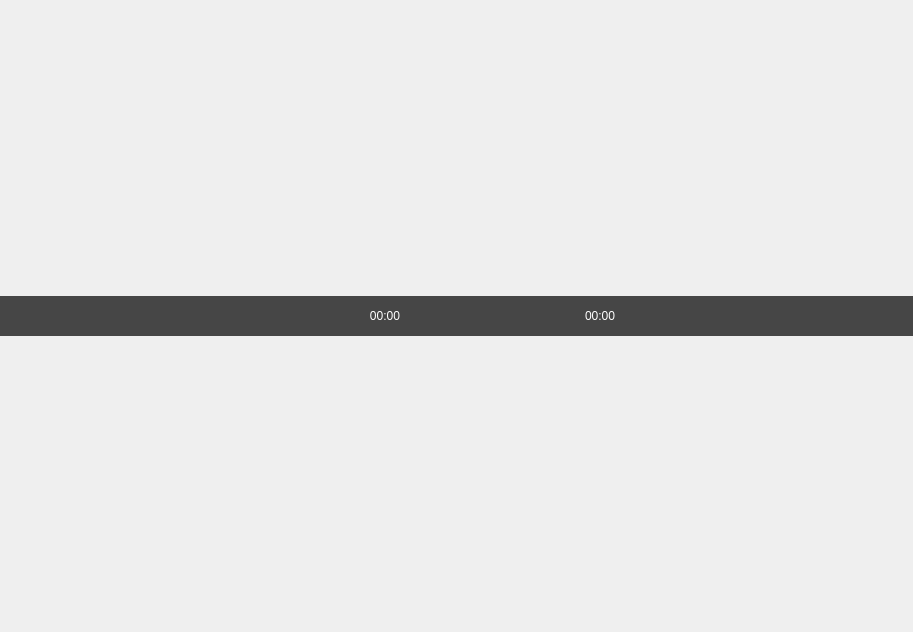
<?xml version="1.0" encoding="UTF-8"?>
<ui version="4.0">
 <class>Player</class>
 <widget class="QMainWindow" name="Player">
  <property name="geometry">
   <rect>
    <x>0</x>
    <y>0</y>
    <width>913</width>
    <height>632</height>
   </rect>
  </property>
  <property name="windowTitle">
   <string>视频播放器</string>
  </property>
  <widget class="QWidget" name="centralwidget">
   <layout class="QVBoxLayout" name="verticalLayout">
    <property name="spacing">
     <number>0</number>
    </property>
    <property name="leftMargin">
     <number>0</number>
    </property>
    <property name="topMargin">
     <number>0</number>
    </property>
    <property name="rightMargin">
     <number>0</number>
    </property>
    <property name="bottomMargin">
     <number>0</number>
    </property>
    <item>
     <layout class="QVBoxLayout" name="videoLayout">
      <property name="spacing">
       <number>0</number>
      </property>
      <property name="bottomMargin">
       <number>0</number>
      </property>
     </layout>
    </item>
    <item>
     <widget class="QWidget" name="controlWidget" native="true">
      <property name="minimumSize">
       <size>
        <width>0</width>
        <height>40</height>
       </size>
      </property>
      <property name="maximumSize">
       <size>
        <width>16777215</width>
        <height>40</height>
       </size>
      </property>
      <property name="styleSheet">
       <string notr="true">QWidget#controlWidget {
  background-color: rgba(0, 0, 0, 180);
}
QLabel {
  color: white;
}
QPushButton {
  border: none;
  padding: 1px;
}
QPushButton:hover {
  background-color: rgba(255, 255, 255, 30);
}
QSlider::groove:horizontal {
  height: 3px;
  background: #999999;
}
QSlider::handle:horizontal {
  background: white;
  width: 10px;
  margin: -4px 0;
  border-radius: 5px;
}
QSlider::sub-page:horizontal {
  background: #2196F3;
}</string>
      </property>
      <layout class="QHBoxLayout" name="horizontalLayout">
       <property name="spacing">
        <number>4</number>
       </property>
       <property name="leftMargin">
        <number>8</number>
       </property>
       <property name="topMargin">
        <number>0</number>
       </property>
       <property name="rightMargin">
        <number>8</number>
       </property>
       <property name="bottomMargin">
        <number>0</number>
       </property>
       <item>
        <widget class="QPushButton" name="playButton">
         <property name="minimumSize">
          <size>
           <width>32</width>
           <height>32</height>
          </size>
         </property>
         <property name="maximumSize">
          <size>
           <width>32</width>
           <height>32</height>
          </size>
         </property>
         <property name="focusPolicy">
          <enum>Qt::NoFocus</enum>
         </property>
         <property name="text">
          <string/>
         </property>
        </widget>
       </item>
       <item>
        <widget class="QPushButton" name="stopButton">
         <property name="minimumSize">
          <size>
           <width>32</width>
           <height>32</height>
          </size>
         </property>
         <property name="maximumSize">
          <size>
           <width>32</width>
           <height>32</height>
          </size>
         </property>
         <property name="focusPolicy">
          <enum>Qt::NoFocus</enum>
         </property>
         <property name="text">
          <string/>
         </property>
        </widget>
       </item>
       <item>
        <widget class="QPushButton" name="backwardButton">
         <property name="minimumSize">
          <size>
           <width>32</width>
           <height>32</height>
          </size>
         </property>
         <property name="maximumSize">
          <size>
           <width>32</width>
           <height>32</height>
          </size>
         </property>
         <property name="focusPolicy">
          <enum>Qt::NoFocus</enum>
         </property>
         <property name="text">
          <string/>
         </property>
        </widget>
       </item>
       <item>
        <widget class="QPushButton" name="forwardButton">
         <property name="minimumSize">
          <size>
           <width>32</width>
           <height>32</height>
          </size>
         </property>
         <property name="maximumSize">
          <size>
           <width>32</width>
           <height>32</height>
          </size>
         </property>
         <property name="focusPolicy">
          <enum>Qt::NoFocus</enum>
         </property>
         <property name="text">
          <string/>
         </property>
        </widget>
       </item>
       <item>
        <widget class="QPushButton" name="previousButton">
         <property name="minimumSize">
          <size>
           <width>32</width>
           <height>32</height>
          </size>
         </property>
         <property name="maximumSize">
          <size>
           <width>32</width>
           <height>32</height>
          </size>
         </property>
         <property name="focusPolicy">
          <enum>Qt::NoFocus</enum>
         </property>
         <property name="toolTip">
          <string>上一个</string>
         </property>
         <property name="text">
          <string/>
         </property>
        </widget>
       </item>
       <item>
        <widget class="QPushButton" name="nextButton">
         <property name="minimumSize">
          <size>
           <width>32</width>
           <height>32</height>
          </size>
         </property>
         <property name="maximumSize">
          <size>
           <width>32</width>
           <height>32</height>
          </size>
         </property>
         <property name="focusPolicy">
          <enum>Qt::NoFocus</enum>
         </property>
         <property name="toolTip">
          <string>下一个</string>
         </property>
         <property name="text">
          <string/>
         </property>
        </widget>
       </item>
       <item>
        <widget class="QLabel" name="currentTimeLabel">
         <property name="minimumSize">
          <size>
           <width>45</width>
           <height>0</height>
          </size>
         </property>
         <property name="text">
          <string>00:00</string>
         </property>
         <property name="alignment">
          <set>Qt::AlignRight|Qt::AlignTrailing|Qt::AlignVCenter</set>
         </property>
        </widget>
       </item>
       <item>
        <widget class="ClickableSlider" name="progressSlider" native="true">
         <property name="minimumSize">
          <size>
           <width>100</width>
           <height>0</height>
          </size>
         </property>
         <property name="focusPolicy">
          <enum>Qt::NoFocus</enum>
         </property>
        </widget>
       </item>
       <item>
        <widget class="QLabel" name="totalTimeLabel">
         <property name="minimumSize">
          <size>
           <width>45</width>
           <height>0</height>
          </size>
         </property>
         <property name="text">
          <string>00:00</string>
         </property>
        </widget>
       </item>
       <item>
        <widget class="QPushButton" name="volumeButton">
         <property name="minimumSize">
          <size>
           <width>32</width>
           <height>32</height>
          </size>
         </property>
         <property name="maximumSize">
          <size>
           <width>32</width>
           <height>32</height>
          </size>
         </property>
         <property name="focusPolicy">
          <enum>Qt::NoFocus</enum>
         </property>
         <property name="toolTip">
          <string>静音</string>
         </property>
         <property name="styleSheet">
          <string notr="true">QPushButton {
                border: none;
                padding: 1px;
            }
            QPushButton:hover {
                background-color: rgba(255, 255, 255, 30);
            }</string>
         </property>
        </widget>
       </item>
       <item>
        <widget class="QPushButton" name="playModeButton">
         <property name="minimumSize">
          <size>
           <width>32</width>
           <height>32</height>
          </size>
         </property>
         <property name="maximumSize">
          <size>
           <width>32</width>
           <height>32</height>
          </size>
         </property>
         <property name="focusPolicy">
          <enum>Qt::NoFocus</enum>
         </property>
         <property name="toolTip">
          <string>播放模式</string>
         </property>
         <property name="text">
          <string/>
         </property>
        </widget>
       </item>
       <item>
        <widget class="QPushButton" name="togglePlaylistButton">
         <property name="minimumSize">
          <size>
           <width>32</width>
           <height>32</height>
          </size>
         </property>
         <property name="maximumSize">
          <size>
           <width>32</width>
           <height>32</height>
          </size>
         </property>
         <property name="focusPolicy">
          <enum>Qt::NoFocus</enum>
         </property>
         <property name="toolTip">
          <string>显示/隐藏播放列表</string>
         </property>
         <property name="text">
          <string/>
         </property>
        </widget>
       </item>
       <item>
        <widget class="QPushButton" name="settingsButton">
         <property name="minimumSize">
          <size>
           <width>32</width>
           <height>32</height>
          </size>
         </property>
         <property name="maximumSize">
          <size>
           <width>32</width>
           <height>32</height>
          </size>
         </property>
         <property name="focusPolicy">
          <enum>Qt::NoFocus</enum>
         </property>
         <property name="toolTip">
          <string>设置</string>
         </property>
         <property name="text">
          <string/>
         </property>
        </widget>
       </item>
      </layout>
     </widget>
    </item>
   </layout>
  </widget>
  <widget class="QMenuBar" name="menubar">
   <property name="geometry">
    <rect>
     <x>0</x>
     <y>0</y>
     <width>913</width>
     <height>18</height>
    </rect>
   </property>
   <property name="visible">
    <bool>false</bool>
   </property>
  </widget>
 </widget>
 <customwidgets>
  <customwidget>
   <class>ClickableSlider</class>
   <extends>QWidget</extends>
   <header>clickableslider.h</header>
  </customwidget>
 </customwidgets>
 <resources/>
 <connections/>
</ui>
